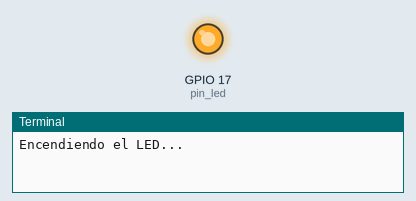
The program below on a simulated Raspberry Pi (BCM pin numbers). Parts: output pins drawn as LEDs (lit = HIGH), the last lines printed to the terminal. At 2.0 s the program stops and its outputs stay as they are.

Above: at 0.1 s.
At 2.1 s:
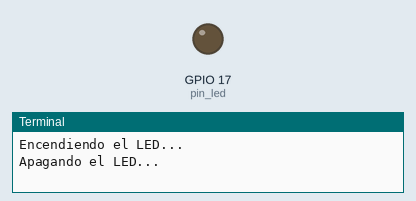
Timing chart, 0 to 3.5 s (numbered marks = the images above):
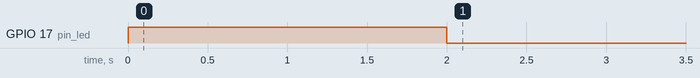

The program:

main.py
```python
import RPi.GPIO as GPIO
import time

# Configurar el modo de numeración de pines
GPIO.setmode(GPIO.BCM)
# Definir el pin del LED
pin_led = 17

# Configurar el pin del LED como salida
GPIO.setup(pin_led, GPIO.OUT)

try:
    # Encender el LED
    print("Encendiendo el LED...")
    GPIO.output(pin_led, GPIO.HIGH)

    # Esperar 2 segundos
    time.sleep(2)

    # Apagar el LED
    print("Apagando el LED...")
    GPIO.output(pin_led, GPIO.LOW)

except KeyboardInterrupt:
    # Limpiar pines y recursos al presionar Ctrl+C
    GPIO.cleanup()
```

Measured:
- by itself, GPIO 17 (pin_led): LOW → HIGH at 0.00 s, → LOW 2.0 s later
